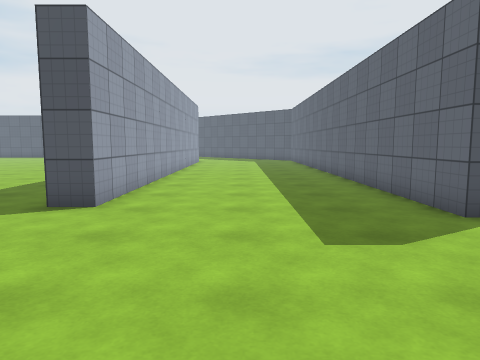
[1] (above)

24 first-person views from a walk through a 3-D level made in the Unity game engine. The camera is 1.3 m above the floor, tilts 6° down and sees 70° across. The floor is counted in squares, 1 m on a side. Each view is taken from the middle of a square. On the plan, view 1 faces up. The plan holds only what a view shows up to about 15 squares ahead; the rest is blank. The place goes on beyond the plan. The player character is not drawn. Surface patterns are stand-ins for the level's own textures.

[2]
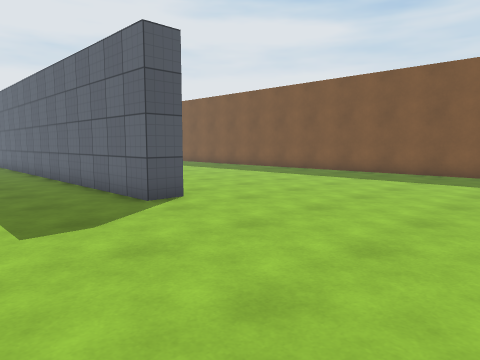

[3]
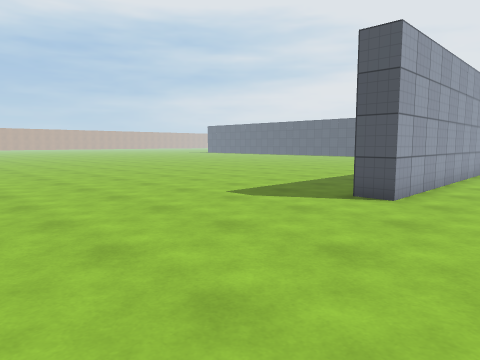

[4]
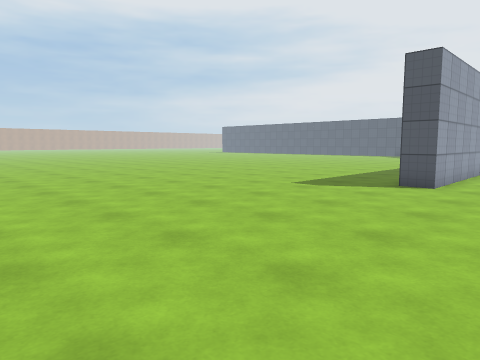

[5]
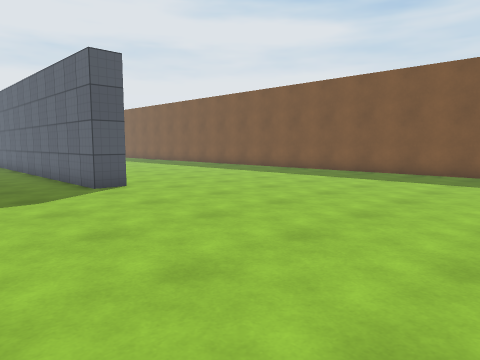

[6]
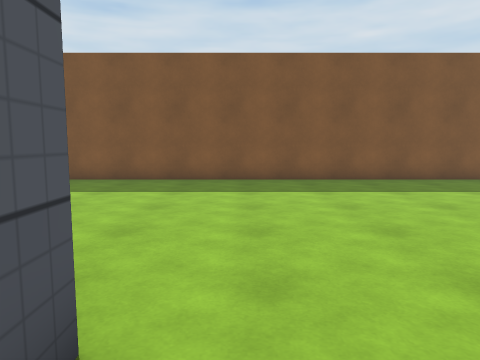

[7]
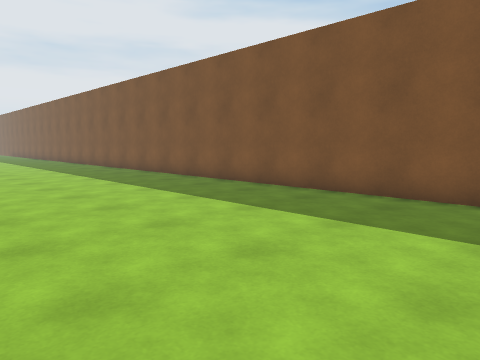

[8]
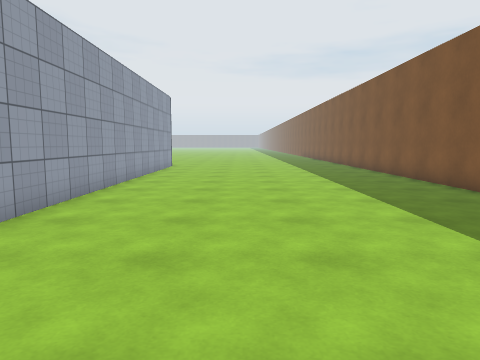

[9]
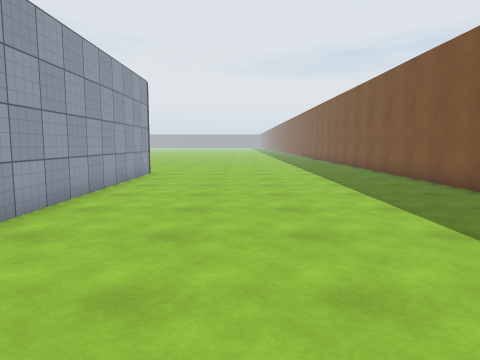

[10]
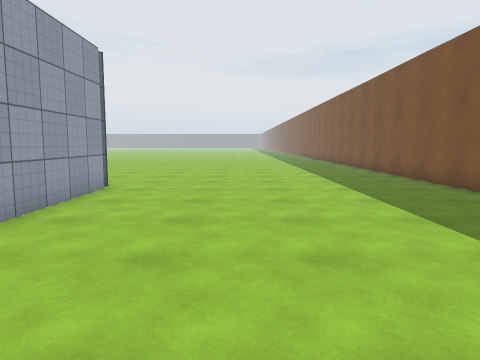

[11]
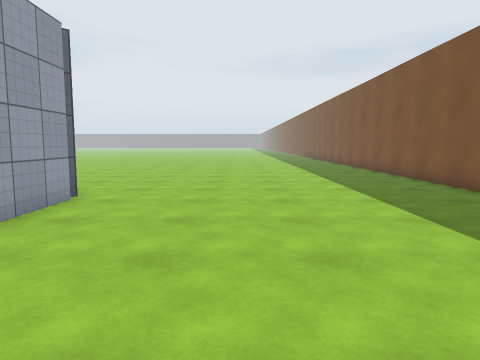

[12]
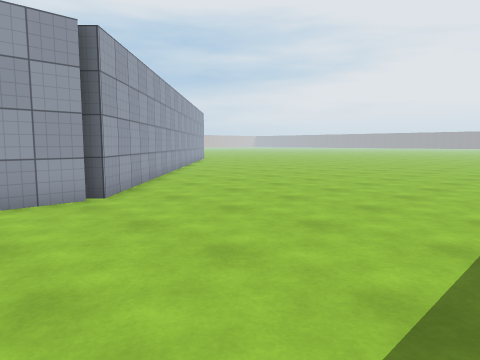

[13]
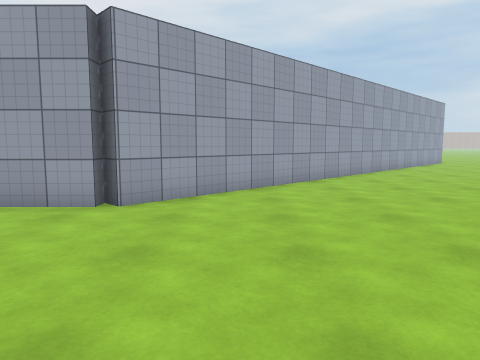

[14]
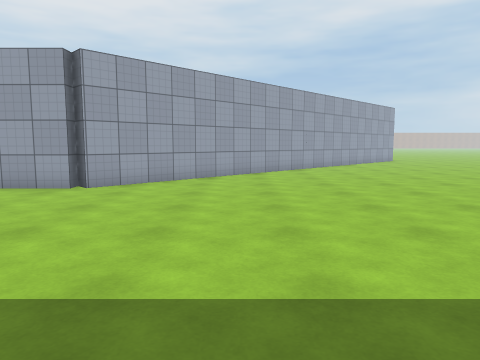

[15]
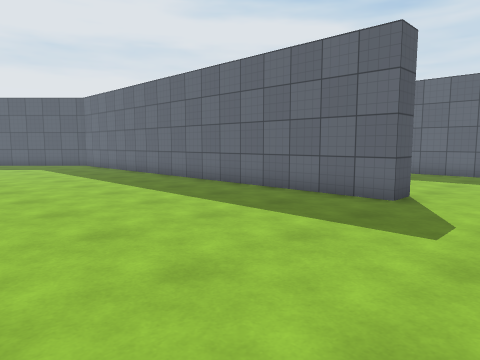

[16]
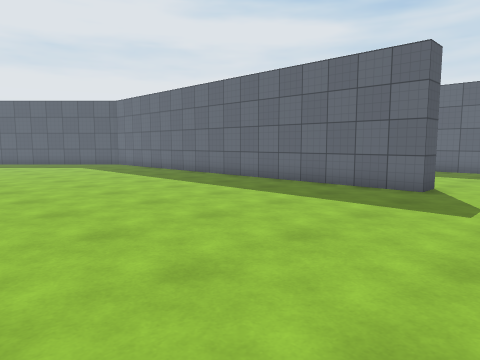

[17]
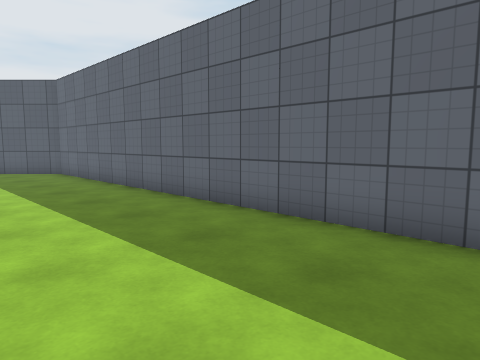

[18]
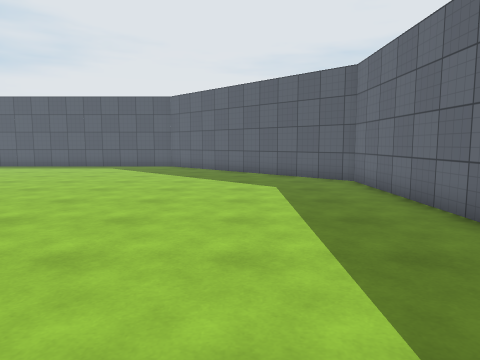

[19]
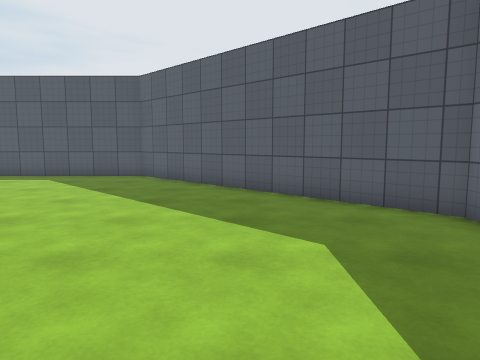

[20]
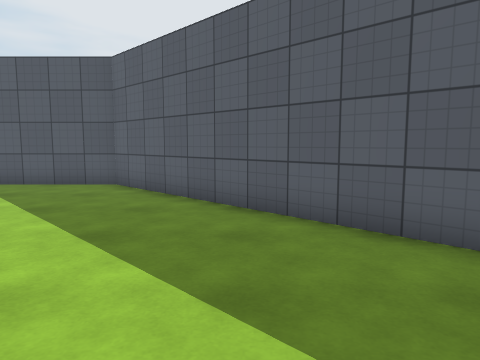

[21]
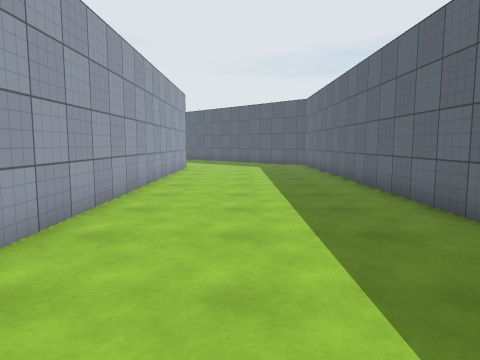

[22]
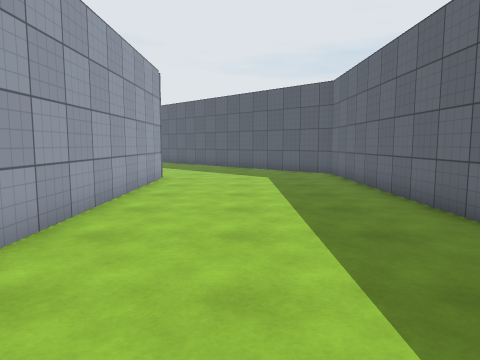

[23]
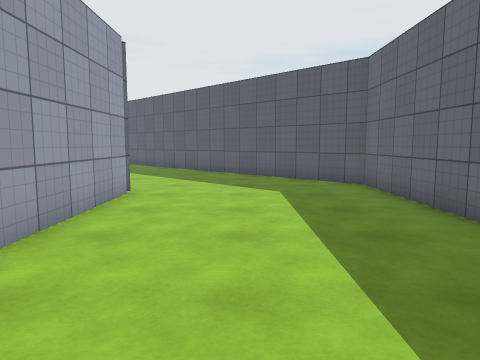

[24]
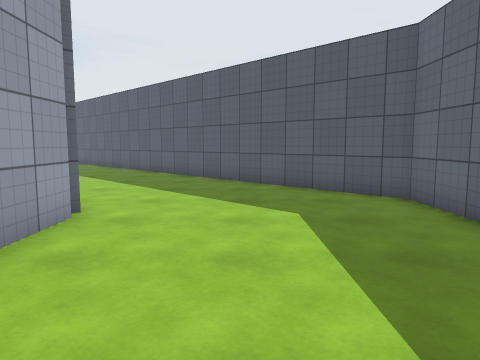

### Floor plan
Points are (right, up) in squares from view 1. A wall is a line through its corners. A room is listed if a view was taken in it or the views show most of it. See-through windows are left out.
Room 1 (views 1, 2, 3, 4, 5, 6, 7, 8, 9, 10, 11, 12, 13, 14, 15, 16, 17, 18, 19, 20, 21, 22, 23, 24)
walls: (5.1, 6) (4, 6) (4, 27) (-3.2, 34.2); (-3, 25) (-3, 7) (-4, 7) (-4, 25) (-12.1, 33.1); (-2.1, 34.5) (5, 27.5) (4.5, 27) (5, 27) (5, 12.6); (15.5, -3.8) (15.5, 34.1)
objects: other object (-15, 33) to (-13, 33)

Where each view was taken, in squares from view 1:
view 1: 0 up, 0 right, facing up
view 2: 1 down, 0 right, facing up-right
view 3: 1 down, 0 right, facing up-left
view 4: 4 down, 0 right, facing up-left
view 5: 4 down, 0 right, facing up-right
view 6: 5 up, 3 right, facing right
view 7: 6 up, 7 right, facing up-right
view 8: 7 up, 9 right, facing up
view 9: 12 up, 9 right, facing up
view 10: 17 up, 9 right, facing up
view 11: 19 up, 9 right, facing up
view 12: 24 up, 13 right, facing up-left
view 13: 30 up, 12 right, facing left
view 14: 32 up, 15 right, facing left
view 15: 4 up, 12 left, facing up-right
view 16: 4 up, 14 left, facing up-right
view 17: 9 up, 9 left, facing up-right
view 18: 13 up, 8 left, facing up
view 19: 19 up, 8 left, facing up
view 20: 22 up, 8 left, facing up
view 21: 6 up, 0 right, facing up
view 22: 12 up, 0 right, facing up
view 23: 16 up, 0 right, facing up
view 24: 19 up, 0 right, facing up
